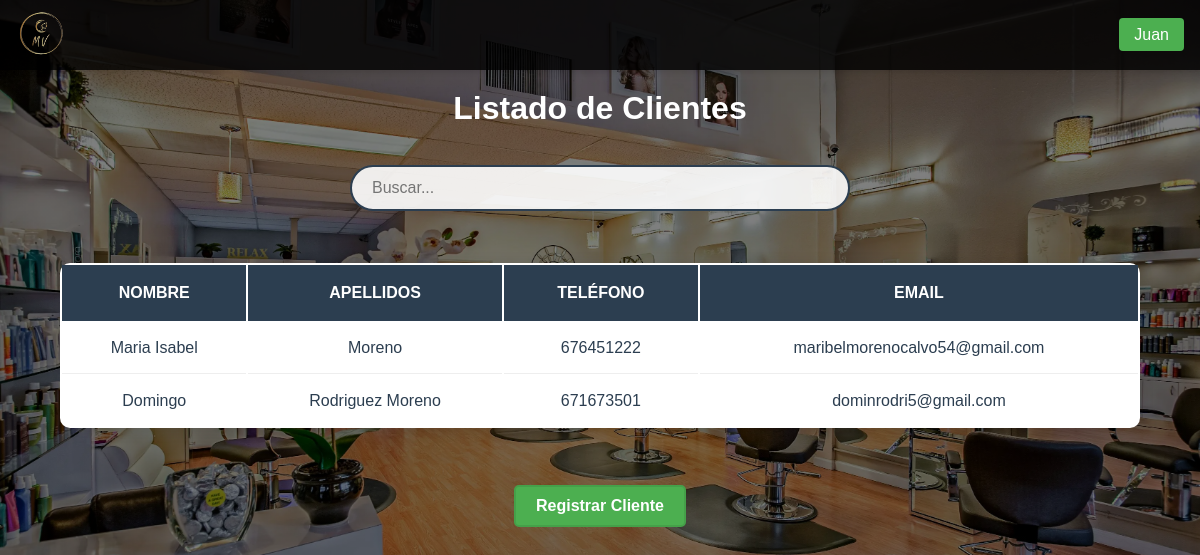
/paginas/clientes.php (signed in), run on the app's committed database.
### tables this page shows
CREATE TABLE `clientes` (
  `id_cliente` int NOT NULL AUTO_INCREMENT,
  `email` varchar(100) DEFAULT NULL,
  `telefono` varchar(15) DEFAULT NULL,
  `nombre` varchar(100) NOT NULL,
  `apellidos` varchar(100) NOT NULL,
  `contraseña` varchar(255) NOT NULL,
  PRIMARY KEY (`id_cliente`),
  UNIQUE KEY `email` (`email`),
  UNIQUE KEY `telefono` (`telefono`)
);

### funcionalidades/verificar_admin.php (called while the page is built, shortened)
<?php
function esAdministrador($conn) {
    try {
        $stmt = $conn->prepare("SELECT es_admin FROM empleados WHERE dni = :dni AND activo = 1");
        $stmt->execute([':dni' => $_SESSION['dni']]);
        return ($stmt->fetch(PDO::FETCH_COLUMN) == 1);
    } catch (PDOException $e) {
        error_log("Error verificando admin: " . $e->getMessage());
        return false;
    }
}

### paginas/clientes.php (the view, shortened to what this page needs)
<!DOCTYPE html>
<html lang="es">
<head>
    <link rel="stylesheet" href="/TFGPeluqueria/css/styles.css">
</head>
<body>
    <?php
        require_once $_SERVER['DOCUMENT_ROOT'] . '/TFGPeluqueria/funcionalidades/conexion.php';
        require_once $_SERVER['DOCUMENT_ROOT'] . '/TFGPeluqueria/funcionalidades/verificar_admin.php';
        include $_SERVER['DOCUMENT_ROOT'] . '/TFGPeluqueria/plantillas/navbar.php';
        $esAdmin = esAdministrador($conn);
        $clientes = [];
        try {
            $sql = "SELECT c.id_cliente, c.nombre, c.apellidos, c.telefono, c.email
                    FROM clientes c";
            $stmt = $conn->query($sql);
            $clientes = $stmt->fetchAll(PDO::FETCH_ASSOC);
        } catch (PDOException $e) {
            error_log("Error al obtener clientes: " . $e->getMessage());
        }
    ?>
    <div class="contenedor-principal">
        <h1>Listado de Clientes</h1>
        <br>
        <div class="contenedor-busqueda">
                <input type="text" id="buscador-general" class="buscador-general input-busqueda"  placeholder="Buscar..." data-tabla=".tabla-scroll .tabla-citas">
        </div>
        <div class="tabla-scroll">
            <table class="tabla-citas">
                <thead>
                    <tr>
                        <th>Nombre</th>
                        <th>Apellidos</th>
                        <th>Teléfono</th>
                        <th>Email</th>
                    </tr>
                </thead>
                <tbody>
                    <?php foreach ($clientes as $cliente): ?>
                        <tr <?= $esAdmin ? 'onclick="window.location=\'editar_cliente.php?id_cliente=' . htmlspecialchars($cliente['id_cliente']) . '\'"' : '' ?>>
                            <td><?= htmlspecialchars($cliente['nombre']) ?></td>
                            <td><?= htmlspecialchars($cliente['apellidos']) ?></td>
                            <td><?= htmlspecialchars($cliente['telefono']) ?></td>
                            <td><?= htmlspecialchars($cliente['email']) ?></td>
                        </tr>
                    <?php endforeach; ?>
                </tbody>
            </table>
        </div>
        <div class="contenedor-botones">
            <?php if ($esAdmin): ?>
                <a href="registro_cliente.php" class="boton-alta">Registrar Cliente</a>
            <?php endif; ?>
        </div>
    </div>
</body>
</html>

### css/styles.css (style rules this page uses)
* { margin: 0; padding: 0; box-sizing: border-box; font-family: 'Arial', sans-serif; }
:root { --color-primario: #2c3e50; --color-secundario: #e67e22; --fondo-beige: #FFF8DC; --tabla-dorado: #20d4da; --color-desplegables: rgba(25, 121, 230, 0.459); }
html, body { background-color: #000; color: white; }
body { min-height: 100vh; position: relative; margin: 0; padding: 0; }
body::before { content: ""; position: absolute; top: 0; left: 0; width: 100%; height: 100%; background: linear-gradient(rgba(0, 0, 0, 0.5), rgba(0, 0, 0, 0.5)), url('/TFGPeluqueria/imagenes/Fondo.webp') center/cover; background-attachment: scroll; }
.contenedor-principal, .registros-container { padding-top: 90px; position: relative; color: white; min-height: 100vh; display: flex; flex-direction: column; justify-content: flex-start; align-items: center; text-align: center; }
.tabla-citas { width: 90%; margin: 2rem auto; background: white; border-radius: 10px; box-shadow: 0 2px 15px rgba(0, 0, 0, 0.1); overflow: hidden; overflow-x: auto; }
.tabla-citas th { background-color: var(--color-primario); color: white; padding: 1.2rem; text-align: center; font-weight: 600; text-transform: uppercase; }
.tabla-citas td { padding: 1rem; border-bottom: 1px solid #eeeeee; color: var(--color-primario); }
.tabla-citas tr:last-child td { border-bottom: none; }
.tabla-scroll { width: 100%; overflow-x: auto; }
.contenedor-busqueda { margin: 20px 0; width: 90%; max-width: 500px; }
.input-busqueda { width: 100%; padding: 12px 20px; border: 2px solid var(--color-primario); border-radius: 25px; font-size: 16px; background: rgba(255, 255, 255, 0.9); transition: all 0.3s ease; }
.boton-alta { background-color: #4CAF50; border: 2px solid #45a049; }
.contenedor-botones { display: flex; gap: 10px; margin: 15px 0; }
.boton-alta, .boton-baja { display: inline-block; padding: 10px 20px; border-radius: 5px; text-decoration: none; color: white; font-weight: bold; transition: background-color 0.3s ease; margin: 10px 5px; }

### data on the page
clientes: nombre "Maria Isabel", apellidos "Moreno", telefono "676451222", email "maribelmorenocalvo54@gmail.com"
clientes: nombre "Domingo", apellidos "Rodriguez Moreno", telefono "671673501", email "dominrodri5@gmail.com"

### other printed values
$_SESSION['nombre'] "Juan"
